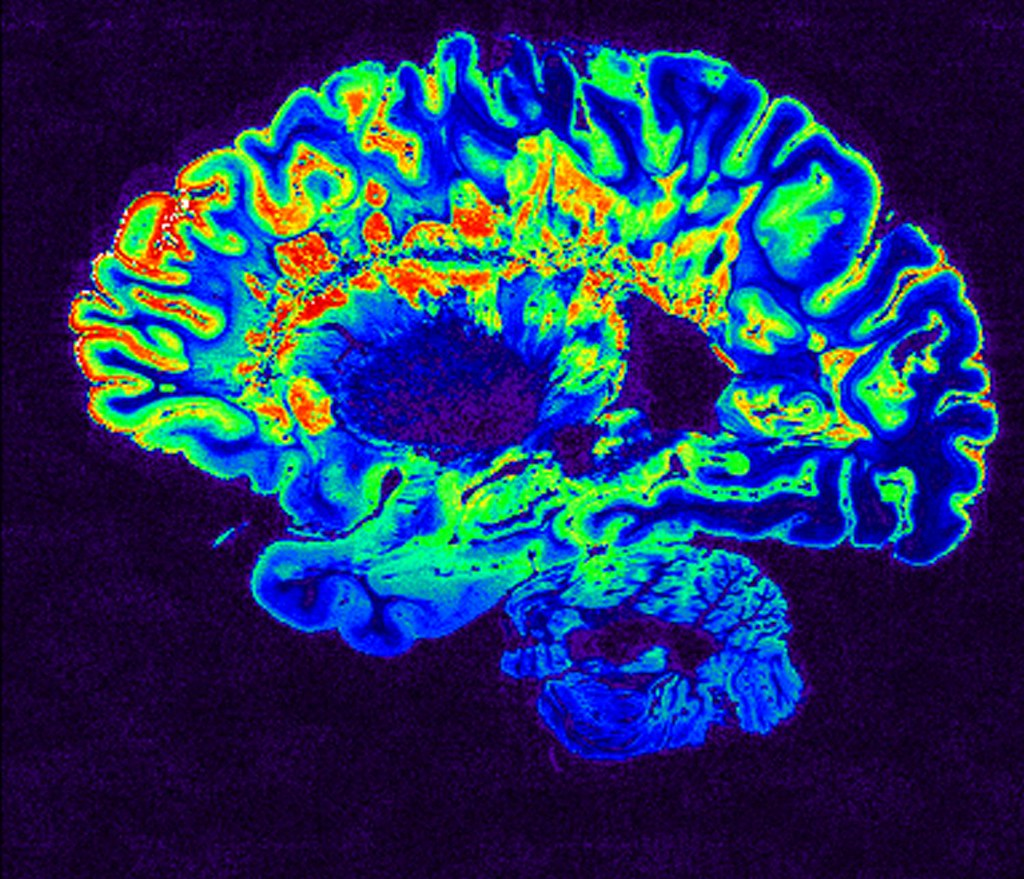
%> input picture FTDI_P5_SanchezGarzonLaura_RemuinanCidSara/MRI_pseudo_colored.jpg, 1024 x 879 px
$ octave Ejercicio_1.m   (GNU Octave 9; MATLAB toolbox functions it lacks are replaced by stand-ins)
%> lines starting %> are read from the running program, lines starting %| are printed output that depends on the picture
close all
clear all
clc

[ima, map] = imread('MRI_pseudo_colored.jpg');
%> ima is the input picture: size 879x1024x3 uint8; mean R, G, B 32.8, 53.1, 97.8
%> map = []
ima=double(ima);
%> ima: size 879x1024x3 double
matriz=[zeros(1,7);zeros(1,7);zeros(1,7);7,6,4,1,4,6,7;zeros(1,7);zeros(1,7);zeros(1,7)]/35;
ima_res1=imfilter(ima,matriz);
ima_res2=imfilter(ima,matriz');
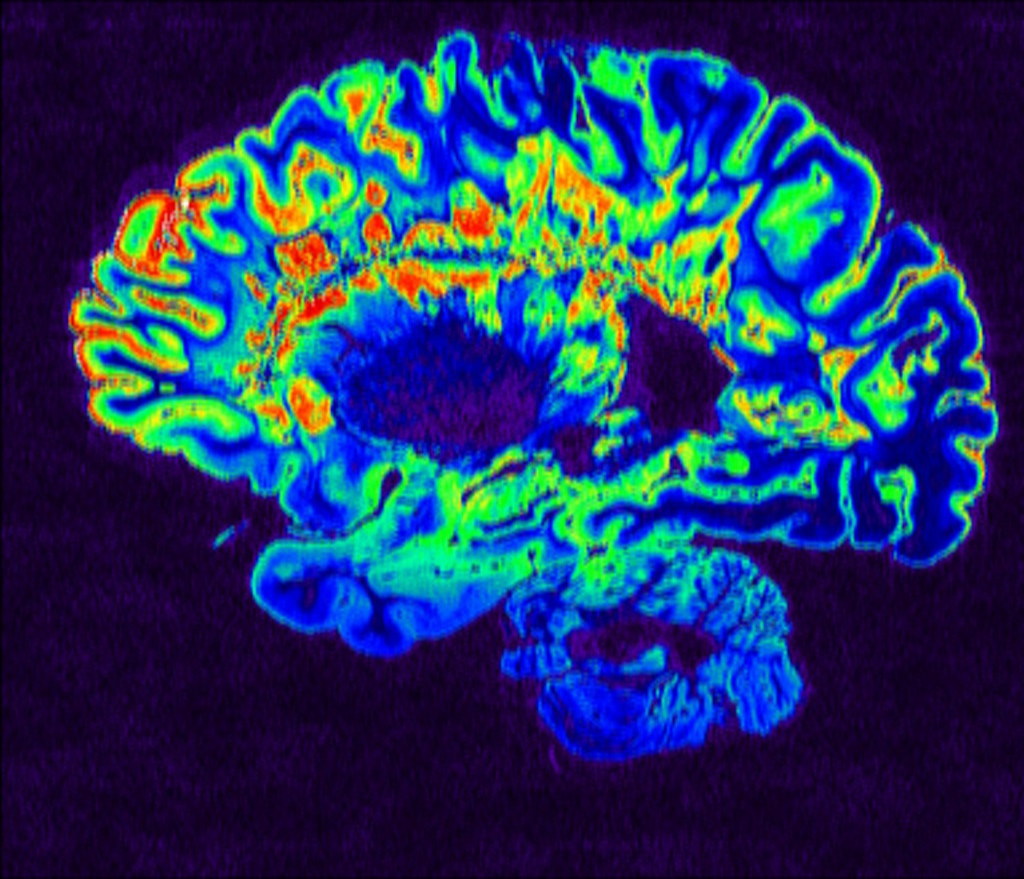
%> ima_res2: size 879x1024x3 double; mean R, G, B 32.7, 53.1, 97.7
ima_res_sym=imfilter(ima,matriz,'symmetric');
ima_res_rep=imfilter(ima,matriz,'replicate');
ima_res_circ=imfilter(ima,matriz,'circular');

e_ima=calcular_energia(ima);
%> in calcular_energia, `energia = sum(sum(imagen .* imagen));`: energia = [3304652346 9099436732 13372940539]
%> e_ima = [3304652346 9099436732 13372940539]
e_ima_res1=calcular_energia(ima);
%> e_ima_res1 = [3304652346 9099436732 13372940539]
e_ima_res2=calcular_energia(ima);
%> e_ima_res2 = [3304652346 9099436732 13372940539]
e_ima_res_sym=calcular_energia(ima_res_sym);
%> e_ima_res_sym = [2.99e+09 8.55e+09 1.3e+10]
e_ima_res_rep=calcular_energia(ima_res_rep);
%> e_ima_res_rep = [2.99e+09 8.55e+09 1.3e+10]
e_ima_res_circ=calcular_energia(ima_res_circ);
%> e_ima_res_circ = [2.99e+09 8.55e+09 1.3e+10]

figure('Name', 'Aplicación de operadores locales lineales');
subplot(3,3,2); imshow(uint8(ima)); title(sprintf('Ima original; E=%g', e_ima)); colorbar;
subplot(3,3,4); imshow(uint8(ima_res1)); title(sprintf('Ima suav, X; E=%g', e_ima_res1)); colorbar;
subplot(3,3,6); imshow(uint8(ima_res2)); title(sprintf('Ima suavT, X; E=%g', e_ima_res2)); colorbar;
subplot(3,3,7); imshow(uint8(ima_res_sym)); title(sprintf('Im suav, sim; E=%g', e_ima_res_sym)); colorbar;
subplot(3,3,8); imshow(uint8(ima_res_rep)); title(sprintf('Ima suav, repl; E=%g', e_ima_res_rep)); colorbar;
subplot(3,3,9); imshow(uint8(ima_res_circ)); title(sprintf('Ima suav, circ; E=%g', e_ima_res_circ)); colorbar;

%% Filtros habituales
%% Suavizado con filtro de media
[ima, map] = imread('MRI_pseudo_colored.jpg');
ima=double(ima);
mask = [ones(1,3);ones(1,3);ones(1,3)]/9;
ima_res=imfilter(ima,mask);
r1 = double(ima_res(:,:,1));
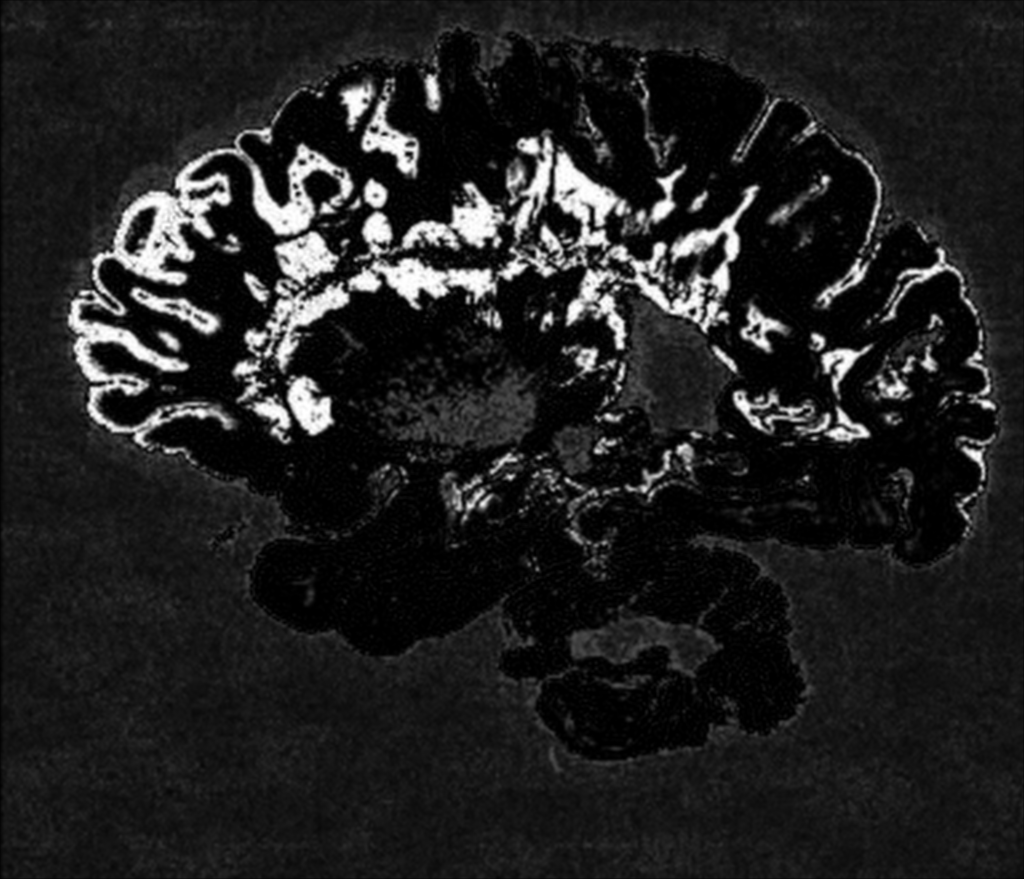
%> r1: size 879x1024 double; min 0, max 255, mean 32.8; drawn with min black and max white
g1 = double(ima_res(:,:,2));
b1 = double(ima_res(:,:,3));
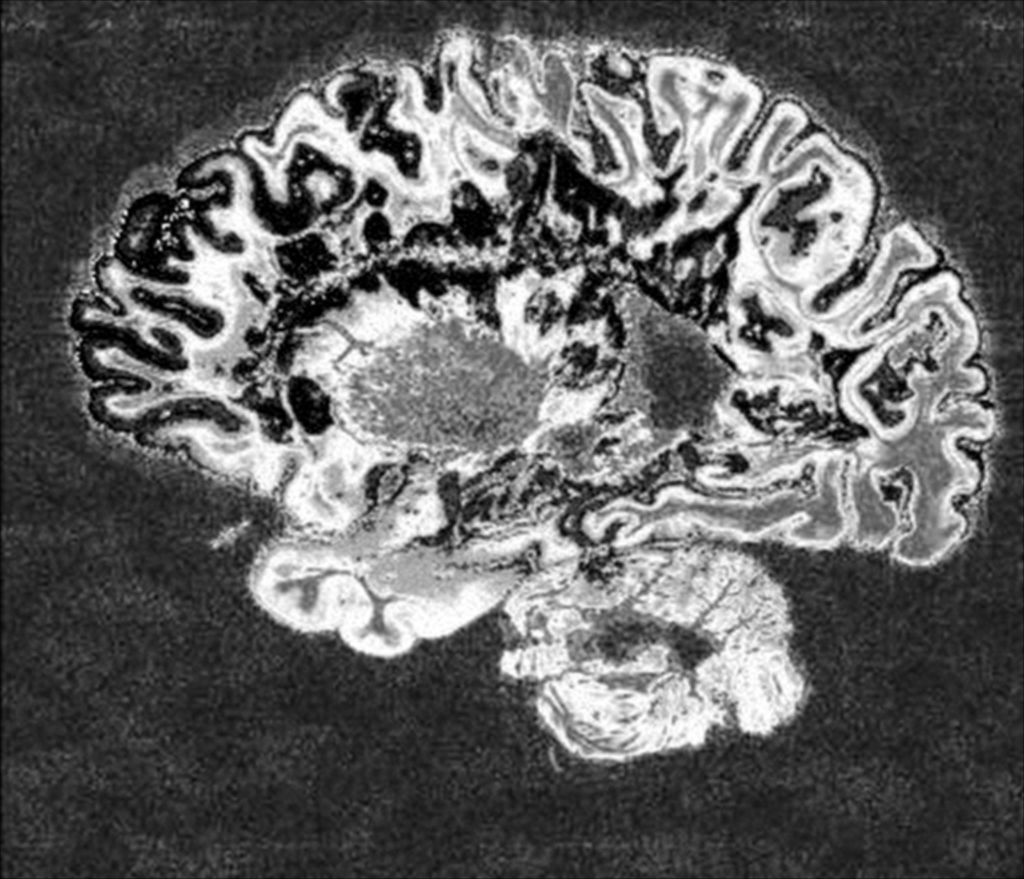
%> b1: size 879x1024 double; min 0, max 255, mean 97.8; drawn with min black and max white

r2 = double(ima(:,:,1));
g2 = double(ima(:,:,2));
b2 = double(ima(:,:,3));

rdif = (r1-r2).^2;
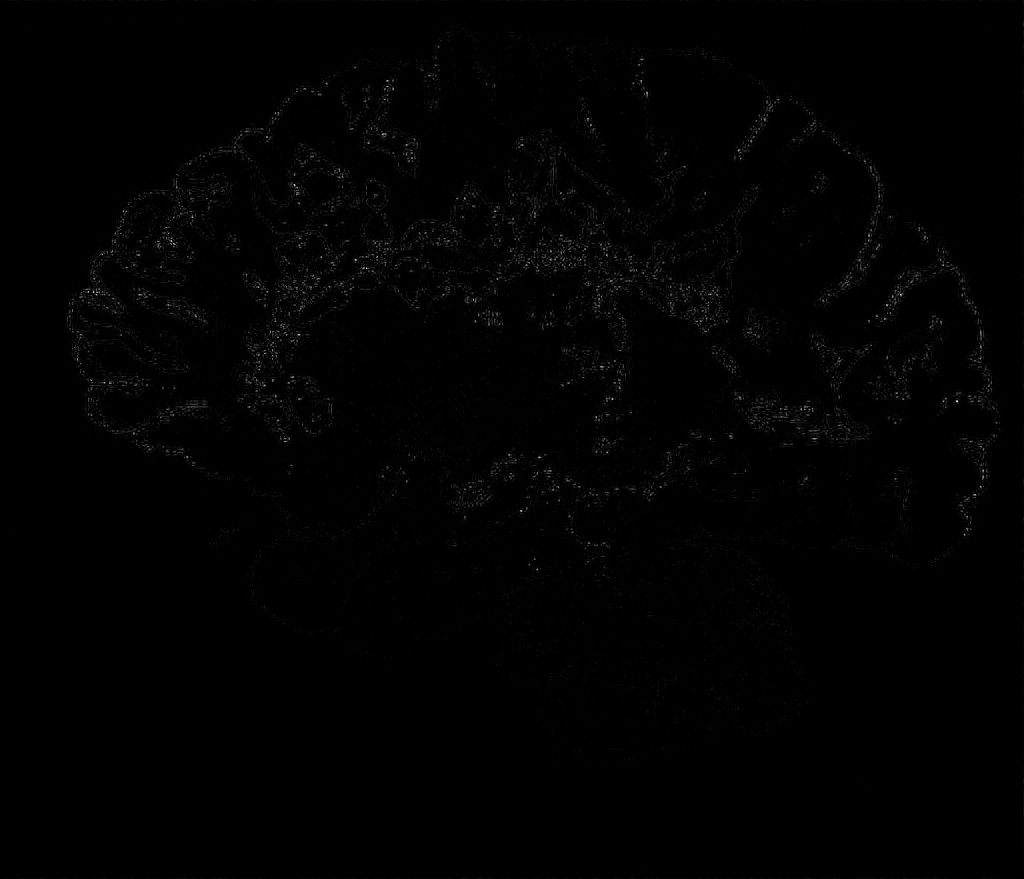
%> rdif: size 879x1024 double; min 0, max 2856.3, mean 19.5; drawn with min black and max white
gdif = (g1-g2).^2;
bdif = (b1-b2).^2;

e_ima=calcular_energia(ima);
e_ima_res=calcular_energia(ima_res);
%> e_ima_res = [3.17e+09 8.86e+09 1.32e+10]
e_ima_rdif=calcular_energia(rdif);
%> e_ima_rdif = 5.19e+09
e_ima_gdif=calcular_energia(gdif);
%> e_ima_gdif = 8.81e+09
e_ima_bdif=calcular_energia(bdif);
%> e_ima_bdif = 4.57e+09

figure('Name', 'Ejercicio 1: suavizado con filtro de media. Visualice la imagen original y la resultante tras aplicar el filtro');
subplot(2,1,1); imshow(uint8(ima)); title(sprintf('Ima original; E=%g', e_ima)); colorbar;
subplot(2,1,2); imshow(uint8(ima_res)); title(sprintf('Ima suav, X; E=%g', e_ima_res)); colorbar;

figure('Name', 'Ejercicio 1: suavizado con filtro de media. Imágenes diferencia (una por canal)');
subplot(1,3,1); imagesc(rdif); title(sprintf('Ima suavT, X; E=%g', e_ima_rdif)); colorbar;
subplot(1,3,2); imagesc(gdif); title(sprintf('Im suav, sim; E=%g', e_ima_gdif)); colorbar;
subplot(1,3,3); imagesc(bdif); title(sprintf('Ima suav, repl; E=%g', e_ima_bdif)); colorbar;

%% Comparación suavizado de imágenes
[ima, map] = imread('MRI_pseudo_colored.jpg');
ima=double(ima);
mask = [ones(1,3);ones(1,3);ones(1,3)]/9;
ima_res=imfilter(ima,mask);


function energia = calcular_energia(imagen)

imagen=double(imagen); % para evitar desbordamientos en caso de unit, logical, ...
energia = sum(sum(imagen .* imagen));

end
